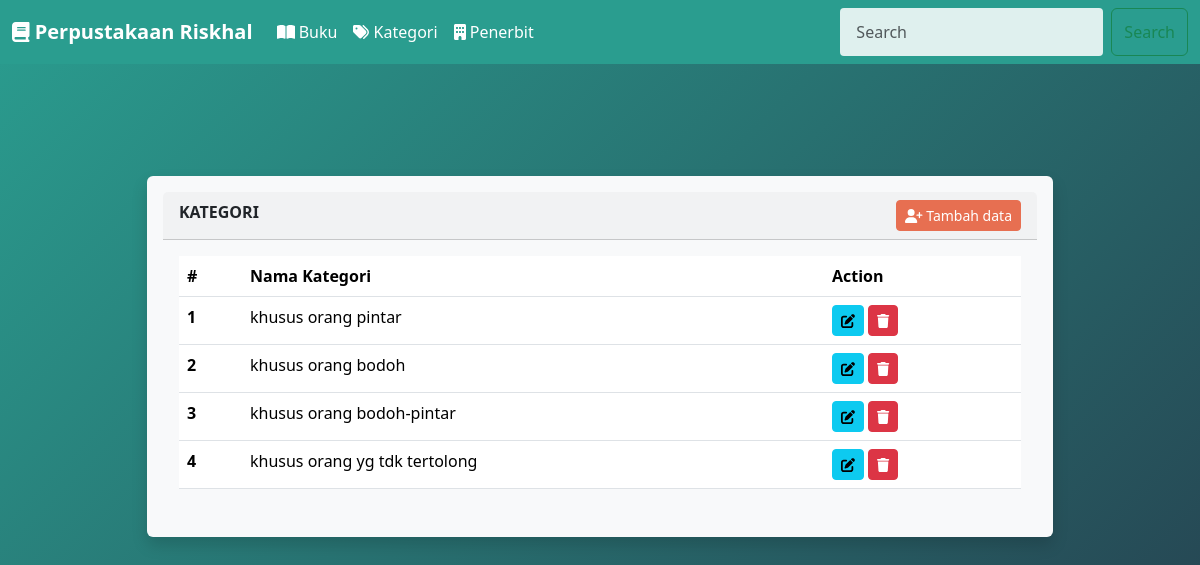
Page /e-library-management-system/kategori/index.php on the committed database.
### tables this page shows
CREATE TABLE `kategori` (
  `id` int(11) NOT NULL,
  `nm_ktg` varchar(100) NOT NULL
);

### e-library-management-system/kategori/index.php (the view, shortened to what this page needs)
<?php
include_once("../header.php");
?>
    <div class="container">
        <div class="row my-5">
            <div class="col-10 m-auto">
                <div class="card shadow p-3 mb-5 bg-body-tertiary rounded">
                    <div class="card-header">
                        <b>KATEGORI</b>
                        <a href="form_tambah.php" class="float-end btn btn-primary btn-sm"><i class="fa-solid fa-user-plus"></i> Tambah data</a>
                    </div>
                    <div class="card-body">
                        <table class="table">
                            <thead>
                                <tr>
                                    <th scope="col">#</th>
                                    <th scope="col">Nama Kategori</th>
                                    <th scope="col">Action</th>
                                </tr>
                            </thead>
                            <tbody>
                                <?php
                                include("../koneksi.php");
                                $qry = "SELECT * FROM kategori";
                                $tampil = mysqli_query($koneksi,$qry);
                                $nomor = 1;
                                foreach($tampil as $data){
                                ?>
                                <tr>
                                    <th scope="row"><?=$nomor++?></th>
                                    <td><?=$data['nm_ktg']?></td>
                                    <td>
                                        <a href="formedit.php?id=<?=$data['id']?>" class="btn btn-info btn-sm"><i class="fa-solid fa-pen-to-square"></i></a>
                                        <button class="btn btn-danger btn-sm" data-bs-toggle="modal" data-bs-target="#modalhapus<?=$data['id']?>"><i class="fa-solid fa-trash"></i></button>
                                    </td>
                                </tr>
                                <?php
                                }
                                ?>
                            </tbody>
                        </table>
                    </div>
                </div>
            </div>
        </div>
    </div>
<?php include_once("../footer.php"); ?>

### css/theme.css (style rules this page uses)
:root { --primary-color: #2a9d8f; --secondary-color: #e76f51; --accent-color: #f4a261; --bg-gradient: linear-gradient(135deg, #2a9d8f 0%, #264653 100%); --card-bg: #ffffff; --card-radius: 12px; --card-shadow: 0 4px 15px rgba(0,0,0,0.2); --font-base: 'Segoe UI', Tahoma, Geneva, Verdana, sans-serif; }
body { font-family: var(--font-base); background: var(--bg-gradient); color: #222; }
.card { background: var(--card-bg); border: none; border-radius: var(--card-radius); box-shadow: var(--card-shadow); }
.btn-primary { background-color: var(--secondary-color); border-color: var(--secondary-color); transition: background-color 0.2s ease, transform 0.2s ease; }
table { border-collapse: collapse; width: 100%; }
table th, table td { padding: 0.75rem 1rem; text-align: left; }
table tr:nth-child(even) { background-color: rgba(255,255,255,0.1); }
.container { padding-top: 2rem; }

### rows in the picture
kategori: nm_ktg "khusus orang pintar"
kategori: nm_ktg "khusus orang bodoh"
kategori: nm_ktg "khusus orang bodoh-pintar"
kategori: nm_ktg "khusus orang yg tdk tertolong"
